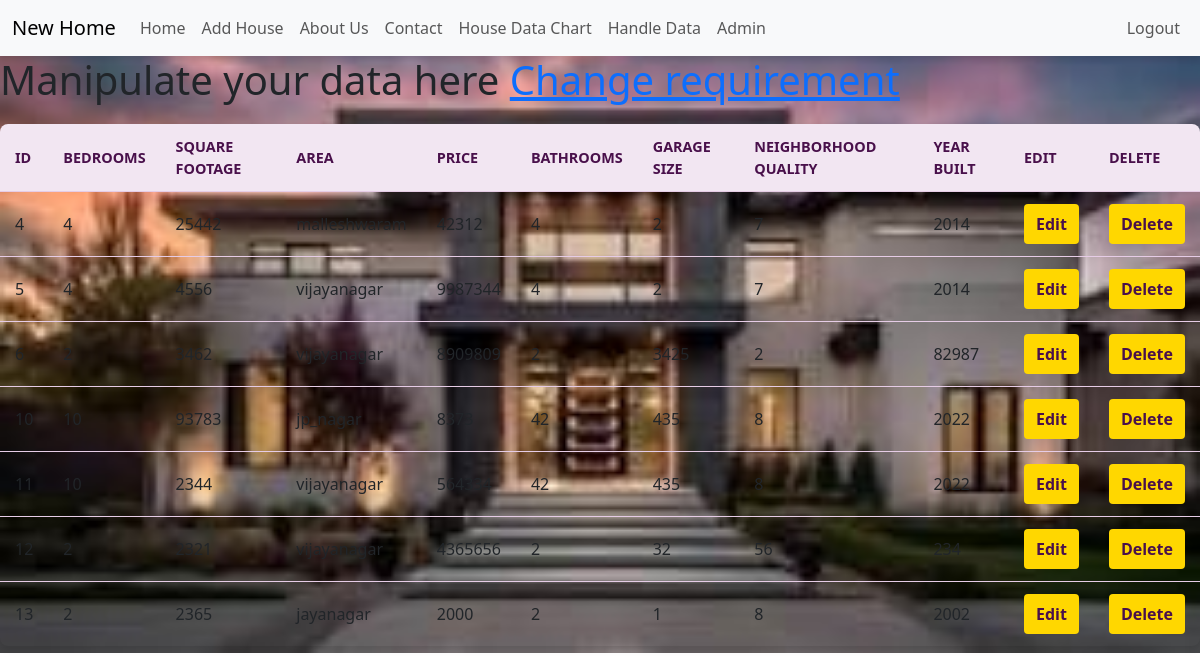
The app's page /manipulate (signed in) with its own data.
### models/home.py (models this page shows, shortened)
class Homes(db.Model):
    id = db.Column(db.Integer, primary_key=True, autoincrement=True)
    bedrooms = db.Column(db.Integer, nullable=False)
    square_footage = db.Column(db.Integer, nullable=False)
    area = db.Column(db.String(100), nullable=False)
    price = db.Column(db.Integer, nullable=False)
    bathrooms = db.Column(db.Integer, nullable=False)
    year_built = db.Column(db.Integer, nullable=False)
    garage_size = db.Column(db.Integer, nullable=False)
    neighbourhood_quality = db.Column(db.String(100), nullable=False)

### app.py (the view)
@flask_app.route('/manipulate')
def manipulate():
    if not is_admin():
        flash('Admin access required.', 'danger')
        return redirect(url_for('home'))
    houses = Homes.query.all()
    return render_template('doto.html', house=houses)

### app.py (called while the page is built)
def is_admin():
    return session.get('user_role') == 'admin'

### templates/doto.html (shortened to what this page needs)
{% extends 'base.html' %}
{% block content %}
<body>
    <h1>Manipulate your data here <a href="/filter">Change requirement</a></h1>
    <table>
        <thead>
            <tr>
                <th>ID</th>
                <th>Bedrooms</th>
                <th>Square Footage</th>
                <th>Area</th>
                <th>Price</th>
                <th>Bathrooms</th>
                <th>Garage Size</th>
                <th>Neighborhood Quality</th>
                <th>Year Built</th>
                <th>Edit</th>
                <th>Delete</th>
            </tr>
        </thead>
        <tbody>
        {% for task in house %}
        <tr>
            <td>{{ task.id }}</td>
            <td>{{ task.bedrooms }}</td>
            <td>{{ task.square_footage }}</td>
            <td>{{ task.area }}</td>
            <td>{{ task.price }}</td>
            <td>{{ task.bathrooms }}</td>
            <td>{{ task.garage_size }}</td>
            <td>{{ task.neighbourhood_quality }}</td>
            <td>{{ task.year_built }}</td>
            <td>
                <button><a href="/update_task/{{ task.id }}">Edit</a></button>
            </td>
            <td>
                <button onclick="confirmDelete({{ task.id }})">Delete</button>
            </td>
        </tr>
        {% endfor %}
        </tbody>
    </table>
</body>
{% endblock %}

### static/main.css (style rules this page uses)
body { margin: 0; font-family: 'Poppins', sans-serif; background-image: url('NewHome/static/f.jpeg'); background-size: cover; background-repeat: no-repeat; background-position: center; }
h1 { color: #333; margin-top: 0; }

### templates/doto.html (style rules this page uses)
table { width: 100%; border-collapse: separate; border-spacing: 0; margin-top: 20px; box-shadow: 0 4px 6px rgba(0, 0, 0, 0.1); border-radius: 8px; overflow: hidden; }
thead { background-color: #F2E6F2; }
th, td { padding: 12px 15px; text-align: left; border-bottom: 1px solid #E6CCE6; transition: background-color 0.3s ease; }
th { font-weight: 600; color: #49104B; text-transform: uppercase; font-size: 0.9em; }
tbody tr:last-child td { border-bottom: none; }
button { background-color: #FFD700; color: #49104B; border: none; padding: 8px 12px; border-radius: 4px; cursor: pointer; font-weight: bold; transition: background-color 0.2s ease, transform 0.1s ease; }
button a { color: #49104B; text-decoration: none; }

### records on screen
Homes: id "4", bedrooms "4", square_footage "25442", area "malleshwaram", price "42312", bathrooms "4", garage_size "2", neighbourhood_quality "7", year_built "2014"
Homes: id "5", bedrooms "4", square_footage "4556", area "vijayanagar", price "9987344", bathrooms "4", garage_size "2", neighbourhood_quality "7", year_built "2014"
Homes: id "6", bedrooms "2", square_footage "3462", area "vijayanagar", price "8909809", bathrooms "2", garage_size "3425", neighbourhood_quality "2", year_built "82987"
Homes: id "10", square_footage "93783", area "jp_nagar", price "8373", bathrooms "42", garage_size "435", neighbourhood_quality "8", year_built "2022"
Homes: id "11", bedrooms "10", square_footage "2344", area "vijayanagar", price "564334", bathrooms "42", garage_size "435", neighbourhood_quality "8", year_built "2022"
Homes: id "12", bedrooms "2", square_footage "2321", area "vijayanagar", price "4365656", bathrooms "2", garage_size "32", neighbourhood_quality "56", year_built "234"
Homes: id "13", bedrooms "2", square_footage "2365", area "jayanagar", price "2000", bathrooms "2", garage_size "1", neighbourhood_quality "8", year_built "2002"
